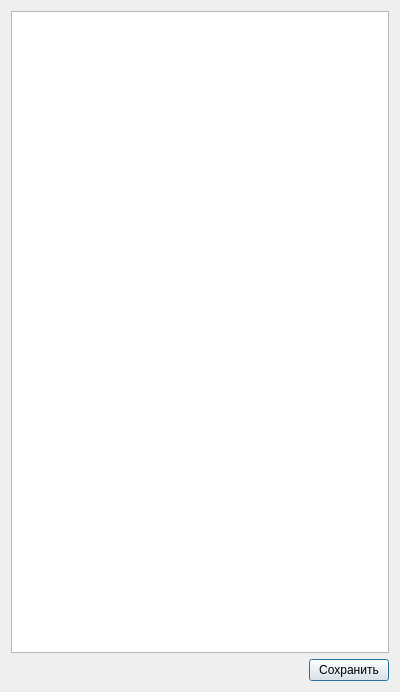
<?xml version="1.0" encoding="UTF-8"?>
<ui version="4.0">
 <class>AeroTableWidget</class>
 <widget class="QDialog" name="AeroTableWidget">
  <property name="geometry">
   <rect>
    <x>0</x>
    <y>0</y>
    <width>400</width>
    <height>692</height>
   </rect>
  </property>
  <property name="windowTitle">
   <string>Данные зондирования</string>
  </property>
  <layout class="QGridLayout" name="gridLayout_3">
   <item row="2" column="0">
    <layout class="QGridLayout" name="gridLayout_2">
     <item row="1" column="1">
      <widget class="QPushButton" name="saveButton">
       <property name="text">
        <string>Сохранить</string>
       </property>
      </widget>
     </item>
     <item row="1" column="0">
      <spacer name="horizontalSpacer">
       <property name="orientation">
        <enum>Qt::Horizontal</enum>
       </property>
       <property name="sizeHint" stdset="0">
        <size>
         <width>40</width>
         <height>20</height>
        </size>
       </property>
      </spacer>
     </item>
     <item row="0" column="0" colspan="2">
      <widget class="QTableWidget" name="tableWidget">
       <property name="sortingEnabled">
        <bool>true</bool>
       </property>
      </widget>
     </item>
    </layout>
   </item>
  </layout>
 </widget>
 <resources/>
 <connections/>
</ui>
